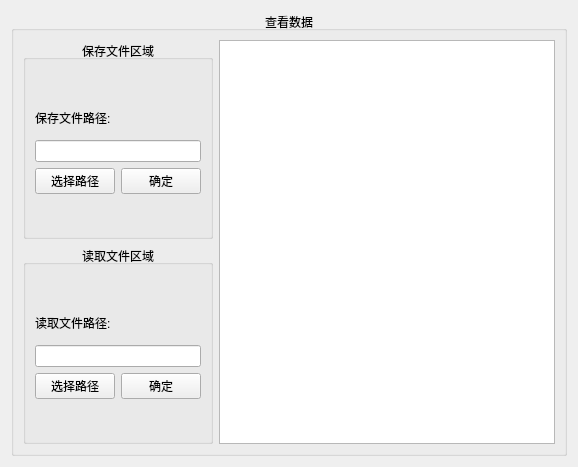
     <widget class="QWidget" name="page_1">
      <layout class="QHBoxLayout" name="horizontalLayout_3">
       <item>
        <widget class="QGroupBox" name="groupBox_4">
         <property name="sizePolicy">
          <sizepolicy hsizetype="Expanding" vsizetype="Expanding">
           <horstretch>0</horstretch>
           <verstretch>0</verstretch>
          </sizepolicy>
         </property>
         <property name="title">
          <string>查看数据</string>
         </property>
         <property name="alignment">
          <set>Qt::AlignCenter</set>
         </property>
         <property name="flat">
          <bool>true</bool>
         </property>
         <property name="checkable">
          <bool>false</bool>
         </property>
         <property name="checked">
          <bool>false</bool>
         </property>
         <layout class="QHBoxLayout" name="horizontalLayout_8" stretch="3,7">
          <item>
           <layout class="QVBoxLayout" name="verticalLayout_5">
            <item>
             <widget class="QGroupBox" name="groupBox_5">
              <property name="title">
               <string>保存文件区域</string>
              </property>
              <property name="alignment">
               <set>Qt::AlignCenter</set>
              </property>
              <property name="flat">
               <bool>true</bool>
              </property>
              <layout class="QHBoxLayout" name="horizontalLayout_7" stretch="1,2,1">
               <item>
                <spacer name="horizontalSpacer_2">
                 <property name="orientation">
                  <enum>Qt::Horizontal</enum>
                 </property>
                 <property name="sizeHint" stdset="0">
                  <size>
                   <width>40</width>
                   <height>20</height>
                  </size>
                 </property>
                </spacer>
               </item>
               <item>
                <layout class="QVBoxLayout" name="verticalLayout_4" stretch="0">
                 <item>
                  <layout class="QVBoxLayout" name="verticalLayout_2" stretch="1,1,0,1,1">
                   <item>
                    <spacer name="verticalSpacer">
                     <property name="orientation">
                      <enum>Qt::Vertical</enum>
                     </property>
                     <property name="sizeHint" stdset="0">
                      <size>
                       <width>20</width>
                       <height>40</height>
                      </size>
                     </property>
                    </spacer>
                   </item>
                   <item>
                    <widget class="QLabel" name="label_4">
                     <property name="text">
                      <string>保存文件路径:</string>
                     </property>
                    </widget>
                   </item>
                   <item>
                    <widget class="QLineEdit" name="LineSavepath"/>
                   </item>
                   <item>
                    <layout class="QHBoxLayout" name="horizontalLayout_4">
                     <item>
                      <widget class="QPushButton" name="btnChoose">
                       <property name="text">
                        <string>选择路径</string>
                       </property>
                      </widget>
                     </item>
                     <item>
                      <widget class="QPushButton" name="btnSaveFile">
                       <property name="text">
                        <string>确定</string>
                       </property>
                      </widget>
                     </item>
                    </layout>
                   </item>
                   <item>
                    <spacer name="verticalSpacer_2">
                     <property name="orientation">
                      <enum>Qt::Vertical</enum>
                     </property>
                     <property name="sizeHint" stdset="0">
                      <size>
                       <width>20</width>
                       <height>40</height>
                      </size>
                     </property>
                    </spacer>
                   </item>
                  </layout>
                 </item>
                </layout>
               </item>
               <item>
                <spacer name="horizontalSpacer_3">
                 <property name="orientation">
                  <enum>Qt::Horizontal</enum>
                 </property>
                 <property name="sizeHint" stdset="0">
                  <size>
                   <width>40</width>
                   <height>20</height>
                  </size>
                 </property>
                </spacer>
               </item>
              </layout>
             </widget>
            </item>
            <item>
             <widget class="QGroupBox" name="groupBox_3">
              <property name="title">
               <string>读取文件区域</string>
              </property>
              <property name="alignment">
               <set>Qt::AlignCenter</set>
              </property>
              <property name="flat">
               <bool>true</bool>
              </property>
              <layout class="QHBoxLayout" name="horizontalLayout_6" stretch="1,2,1">
               <item>
                <spacer name="horizontalSpacer_4">
                 <property name="orientation">
                  <enum>Qt::Horizontal</enum>
                 </property>
                 <property name="sizeHint" stdset="0">
                  <size>
                   <width>40</width>
                   <height>20</height>
                  </size>
                 </property>
                </spacer>
               </item>
               <item>
                <layout class="QVBoxLayout" name="verticalLayout_3" stretch="1,1,0,1,1">
                 <item>
                  <spacer name="verticalSpacer_4">
                   <property name="orientation">
                    <enum>Qt::Vertical</enum>
                   </property>
                   <property name="sizeHint" stdset="0">
                    <size>
                     <width>20</width>
                     <height>40</height>
                    </size>
                   </property>
                  </spacer>
                 </item>
                 <item>
                  <widget class="QLabel" name="label_6">
                   <property name="text">
                    <string>读取文件路径:</string>
                   </property>
                  </widget>
                 </item>
                 <item>
                  <widget class="QLineEdit" name="LineReadpath"/>
                 </item>
                 <item>
                  <layout class="QHBoxLayout" name="horizontalLayout_5">
                   <item>
                    <widget class="QPushButton" name="btnChoose_Read">
                     <property name="text">
                      <string>选择路径</string>
                     </property>
                    </widget>
                   </item>
                   <item>
                    <widget class="QPushButton" name="btnReadFile">
                     <property name="text">
                      <string>确定</string>
                     </property>
                    </widget>
                   </item>
                  </layout>
                 </item>
                 <item>
                  <spacer name="verticalSpacer_3">
                   <property name="orientation">
                    <enum>Qt::Vertical</enum>
                   </property>
                   <property name="sizeHint" stdset="0">
                    <size>
                     <width>20</width>
                     <height>40</height>
                    </size>
                   </property>
                  </spacer>
                 </item>
                </layout>
               </item>
               <item>
                <spacer name="horizontalSpacer_5">
                 <property name="orientation">
                  <enum>Qt::Horizontal</enum>
                 </property>
                 <property name="sizeHint" stdset="0">
                  <size>
                   <width>40</width>
                   <height>20</height>
                  </size>
                 </property>
                </spacer>
               </item>
              </layout>
             </widget>
            </item>
           </layout>
          </item>
          <item>
           <widget class="QTableView" name="tableView"/>
          </item>
         </layout>
        </widget>
       </item>
      </layout>
     </widget>
